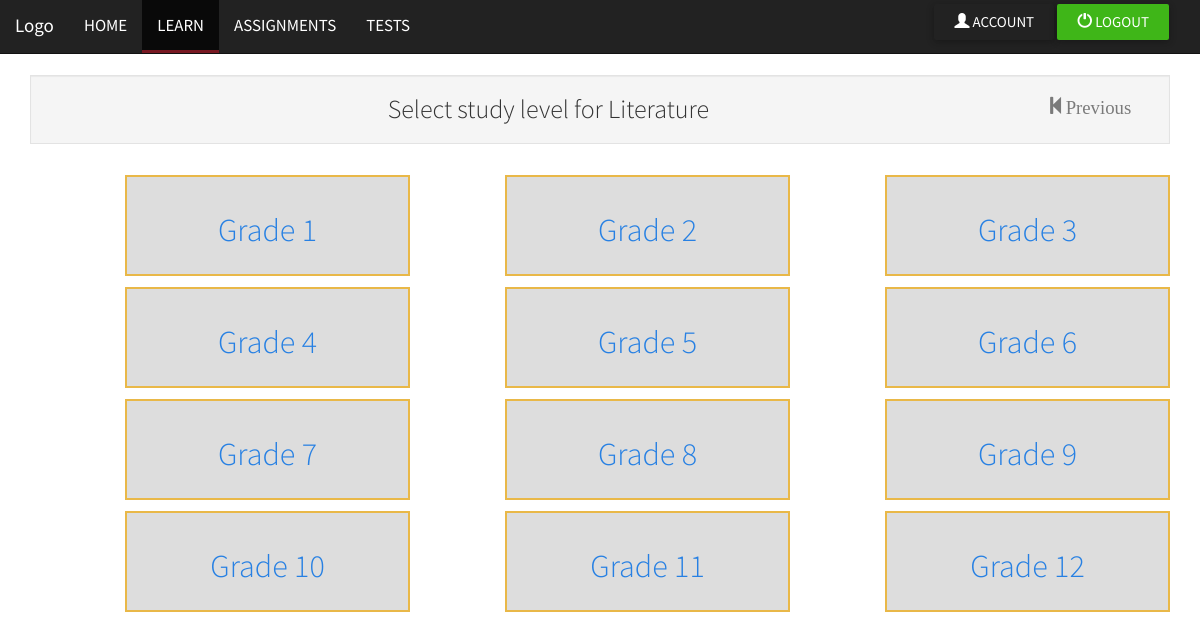
/brookhurst/learn.php?subId=9 (signed in), run on the app's committed database.
### tables this page shows
CREATE TABLE `subjects` (
  `subject_id` int(255) UNSIGNED NOT NULL,
  `subject_category` enum('sciences','humanities','languages','extras') NOT NULL DEFAULT 'sciences',
  `subject_name` varchar(256) NOT NULL,
  `subject_level` enum('primary','high_school','college','') NOT NULL DEFAULT 'primary',
  `subject_description` text NOT NULL
);

CREATE TABLE `class_selection` (
  `class_id` int(255) UNSIGNED NOT NULL,
  `class_name` varchar(50) NOT NULL,
  `class_level` enum('primary','high_school','college','') NOT NULL DEFAULT 'primary' COMMENT 'The level of education this class belongs to'
);

### brookhurst/esomoErrorHandler.php (called while the page is built, shortened)
<?php
if(!class_exists('CustomErrorHandler')){
class CustomErrorHandler
{
	function urlSubIdIsValid()
	{
		$subjectIdCount = 18;
		$subId = $_GET['subId'];
		$subId = stripslashes(htmlspecialchars($subId));
		if ($subId!==null && is_numeric($subId))
		{
			if ($subId>0 && $subId<=$subjectIdCount)
			{
				return TRUE;
			}
			else
			{
				return FALSE;
			}
		}
		else
		{
			return FALSE;
		}
	}
}
}

### brookhurst/formSelection.php (the view, shortened to what this page needs)
<?php
class FormSelection
{
	function __construct()
	{
		include_once('esomoErrorHandler.php');
	}
	function generateFormPage($subjectId)
	{
		$subjectId = htmlspecialchars($subjectId);
		$f_Id = (@$_GET['fId']);
		$errHandler = new CustomErrorHandler();
		if($f_Id!== null)
		{
			$currSubName = $this->getSubjectName($subjectId);
			if (($errHandler->urlFormIdIsValid()===TRUE) && ($errHandler->urlSubIdIsValid()===TRUE) )
			{
				include('topics.php');
				$tHolder = new TopicHolder();
				$tHolder->generateTopicsPage($currSubName);
			}else{
			  $errHandler->displayPageNotFoundError();
			}
		}
		else
		{
			if($errHandler->urlSubIdIsValid()===TRUE)
			{
				 $this->genPageContent($subjectId);
			}else{
			  $errHandler->displayPageNotFoundError();
			}
		}
	}
	function genPageContent($currSubId)
	{
			$currSubName = $this->getSubjectName($currSubId);
			$backButton = "<a class='learnPrevBtn hidden-xs' href='learn.php'><span class='glyphicon glyphicon-step-backward' style='font-size:1.25em'>Previous</span></a>";
			$pageContent = "
			<div class='container'>
				<div class='well'>
				$backButton
				<h3  class='center_text'>Select study level for $currSubName</h3>
				</div>";
			echo $pageContent;
			echo $this->getFormLevels();
			echo "</div>";
	}
	function getSubjectName($currSubId){
		require_once('esomoDbConnect.php');
		$subjectNameQuery = "SELECT subject_name FROM subjects WHERE subject_id=$currSubId";
		$currentSubjectName = "";
		if($fetchNameQuery = $dbCon->prepare($subjectNameQuery))
		{
			$fetchNameQuery->execute();
			$subjectNameArray = $fetchNameQuery->get_result();
			foreach ($subjectNameArray as $subjectName) {
				$tmp_curSubName = $subjectName['subject_name'];
				$currentSubjectName = $tmp_curSubName;
			}
			return $currentSubjectName;
		}else
		{
			return 0;
		}
	}
	function getFormLevels(){
		require('esomoDbConnect.php');
		$formQuery = "SELECT class_name,class_id FROM class_selection";
		$contentClasses = 'col-xs-12 col-sm-3 col-sm-offset-1 form_selection center_text form_selection';
		$subjectId =  stripslashes(htmlspecialchars(@($_GET['subId'])));
		if($fetchFormQuery = $dbCon->prepare($formQuery))
		{
			$fetchFormQuery->execute();
			$formResult = $fetchFormQuery->get_result();
			echo "<div>";
			foreach ($formResult as $result) {
				$tmp_curFormName = $result['class_name'];
				$tmp_fId = $result['class_id'];
				$formSnippet = "<a href='learn.php?subId=$subjectId&fId=$tmp_fId'><div class= '$contentClasses'> <h2>$tmp_curFormName</h2> </div></a>";
				echo $formSnippet;
			}
			echo "</div>";
		}else
		{
			echo "<p style='background-color:black;text-align:center;color:red;font-size:1.2em;'> unable to prepare query with error : ".$dbCon->error."</p>";
		}
	}
}

### brookhurst/css/main.css (style rules this page uses)
h3 { margin:auto; }
.center_text { text-align:center; }
.form_selection { background-color:#ddd; padding:1em; margin-top:1%; border:2px solid #E9B848; }
.learnPrevBtn span { margin-right:1em; float :right; font-size:1.2em; text-decoration:none; color:rgba(0,0,0,0.5); }

### data on the page
subjects: subject_name "Literature"
class_selection: class_name "Grade 1"
class_selection: class_name "Grade 2"
class_selection: class_name "Grade 3"
class_selection: class_name "Grade 4"
class_selection: class_name "Grade 5"
class_selection: class_name "Grade 6"
class_selection: class_name "Grade 7"
class_selection: class_name "Grade 8"
class_selection: class_name "Grade 9"
class_selection: class_name "Grade 10"
class_selection: class_name "Grade 11"
class_selection: class_name "Grade 12"
